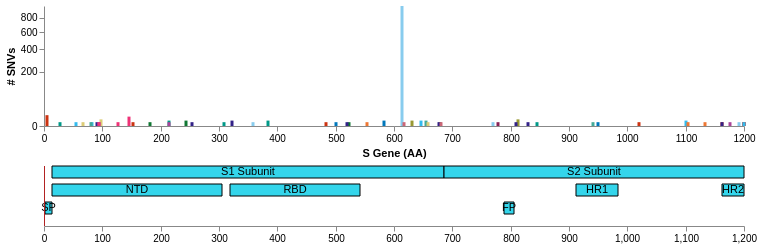

Describe this chart as a Vega-Lite specification.
### Vega specification from a JSON file in a GitHub repository (floating-point values rounded to 4 significant figures; data arrays with more than 128 entries replaced by an {"elided": "..."} marker saying what was removed)
{"$schema": "https://vega.github.io/schema/vega/v5.json", "description": "A basic bar chart example, with value labels shown upon mouse hover.", "width": 700, "height": 220, "padding": 5, "signals": [{"name": "entropyPlotHeight", "value": 120}, {"name": "domainPlotHeight", "value": 60}, {"name": "domainPlotYRange", "update": "[domainPlotHeight, 0]"}, {"name": "domainPlotY", "update": "height - domainPlotHeight"}, {"name": "entropyPlotYRange", "update": "[entropyPlotHeight, 0]"}, {"name": "totalSequences", "value": 1000}, {"name": "posField", "value": 1}, {"name": "rectWidth", "update": "invert('xDetail', 3)"}, {"name": "xRange", "value": [0, 1200]}, {"name": "xLabel", "value": "S Gene (AA)"}, {"name": "yLabel", "value": "# SNVs"}, {"name": "detailDomain"}, {"name": "hoverGroup", "value": null, "on": [{"events": "@entropybars:mouseover!", "update": "{group: datum.snv}"}, {"events": "@entropybars:mouseout!", "update": "null"}]}, {"name": "clearSnv", "value": true, "on": [{"events": "mouseup[!event.item]", "update": "true", "force": true}]}, {"name": "shiftSnv", "value": false, "on": [{"events": "@entropybars:click", "update": "event.shiftKey", "force": true}]}, {"name": "clickedSnv", "value": null, "on": [{"events": "@entropybars:click", "update": "{group: datum.snv}", "force": true}]}, {"name": "clearDomain", "value": true, "on": [{"events": "window:mousedown", "update": "true", "force": true}]}, {"name": "shiftDomain", "value": false, "on": [{"events": "@domain_rects:click", "update": "event.shiftKey", "force": true}]}, {"name": "clickedDomain", "value": null, "on": [{"events": "@domain_rects:click", "update": "{name: datum.name}", "force": true}]}], "data": [{"name": "mutations", "values": {"elided": "58x4 mixed values"}, "format": {"type": "json", "parse": {"0": "string", "1": "number", "2": "string", "3": "string"}}, "transform": [{"type": "project", "fields": ["0", "1", "2", "3"], "as": ["snv", "count", "color", "snvName"]}, {"type": "filter", "expr": "datum.snv !== 'Reference'"}, {"type": "formula", "expr": "parseInt(split(datum.snv, '|')[posField])", "as": "pos"}, {"type": "formula", "expr": "datum.count / totalSequences", "as": "percent"}]}, {"name": "mutationsFiltered", "source": "mutations", "transform": [{"type": "filter", "expr": "isValid(detailDomain) ? datum.pos >= detailDomain[0] && datum.pos <= detailDomain[1] : datum"}]}, {"name": "selected", "values": [{"group": "S|614|D|G"}], "on": [{"trigger": "clearSnv", "remove": true}, {"trigger": "!shiftSnv", "remove": true}, {"trigger": "!shiftSnv && clickedSnv", "insert": "clickedSnv"}, {"trigger": "shiftSnv && clickedSnv", "toggle": "clickedSnv"}], "transform": [{"type": "formula", "expr": "parseInt(split(datum.group, '|')[1])", "as": "pos"}, {"type": "lookup", "from": "mutations", "key": "snv", "values": ["color"], "fields": ["group"], "as": ["color"]}]}, {"name": "selectedDomains", "values": [], "on": [{"trigger": "clearDomain", "remove": true}, {"trigger": "!shiftDomain", "remove": true}, {"trigger": "!shiftDomain && clickedDomain", "insert": "clickedDomain"}, {"trigger": "shiftDomain && clickedDomain", "toggle": "clickedDomain"}]}, {"name": "domains", "values": [{"abbr": "S1 Subunit", "name": "S1 Subunit", "start": 14, "end": 685, "row": 0}, {"abbr": "RBD", "name": "Receptor Binding Domain", "start": 319, "end": 541, "row": 1}, {"abbr": "S2 Subunit", "name": "S2 Subunit", "start": 686, "end": 1273, "row": 0}, {"abbr": "SP", "name": "Signal Peptide", "start": 1, "end": 13, "row": 2}, {"abbr": "NTD", "name": "N-Terminal Domain", "start": 14, "end": 305, "row": 1}, {"abbr": "FP", "name": "Fusion Peptide", "start": 788, "end": 806, "row": 2}, {"abbr": "HR1", "name": "Heptapeptide Repeat Sequence 1", "start": 912, "end": 984, "row": 1}, {"abbr": "HR2", "name": "Heptapeptide Repeat Sequence 2", "start": 1163, "end": 1213, "row": 1}, {"abbr": "TM", "name": "Transmembrane Domain", "start": 1213, "end": 1237, "row": 1}, {"abbr": "CT", "name": "Cytoplasm Domain", "start": 1237, "end": 1273, "row": 1}], "transform": [{"type": "formula", "expr": "(datum.row > 0 ? -datum.row - (0.5 * datum.row) : datum.row) + 5", "as": "rowTop"}, {"type": "formula", "expr": "(datum.rowTop - 1)", "as": "rowBottom"}, {"type": "filter", "expr": "datum.start < xRange[1]"}]}], "scales": [{"name": "xOverview", "type": "linear", "domain": {"signal": "xRange"}, "range": "width", "padding": 0.05, "round": true, "zero": false, "clamp": true}, {"name": "xDetail", "type": "linear", "domain": {"signal": "xRange"}, "domainRaw": {"signal": "detailDomain"}, "range": "width", "padding": 0.05, "round": true, "zero": false, "clamp": true}], "axes": [], "marks": [{"name": "entropybarplot", "type": "group", "encode": {"update": {"x": {"value": 0}, "y": {"value": 0}, "width": {"signal": "width"}, "height": {"signal": "entropyPlotHeight"}}}, "scales": [{"name": "entropyYScale", "type": "pow", "exponent": 0.5, "domain": {"data": "mutationsFiltered", "field": "count"}, "range": {"signal": "entropyPlotYRange"}}], "axes": [{"orient": "bottom", "scale": "xDetail", "format": "d", "title": {"signal": "xLabel"}}, {"orient": "left", "scale": "entropyYScale", "labelOverlap": "greedy", "tickCount": 5, "title": {"signal": "yLabel"}}], "marks": [{"name": "entropymark", "type": "rule", "from": {"data": "selected"}, "encode": {"enter": {"zindex": {"value": 1}}, "update": {"x": {"scale": "xDetail", "field": "pos"}, "x2": {"scale": "xDetail", "field": "pos"}, "y": {"value": 0}, "y2": {"signal": "entropyPlotHeight"}, "stroke": {"field": "color"}}}}, {"name": "entropybars", "type": "rect", "from": {"data": "mutationsFiltered"}, "encode": {"enter": {"stroke": {"value": "#000"}}, "update": {"xc": {"scale": "xDetail", "field": "pos"}, "width": {"scale": "xDetail", "signal": "rectWidth"}, "y": {"scale": "entropyYScale", "field": "count"}, "y2": {"scale": "entropyYScale", "value": 0}, "tooltip": {"signal": "{title: datum.snvName, 'Count': datum.count, '%': format(datum.percent, '.1%')}"}, "fill": {"field": "color"}, "strokeWidth": [{"test": "hoverGroup && hoverGroup.group == datum.snv", "value": 1}, {"value": 0}], "zindex": [{"test": "hoverGroup && hoverGroup.group == datum.snv", "value": 3}, {"value": 2}]}}}]}, {"name": "domainPlot", "type": "group", "encode": {"enter": {"fill": {"value": "transparent"}}, "update": {"x": {"value": 0}, "y": {"signal": "domainPlotY"}, "width": {"signal": "width"}, "height": {"signal": "domainPlotHeight"}}}, "signals": [{"name": "brush", "value": 0, "on": [{"events": "@domainPlot:mousedown", "update": "[x(), x()]"}, {"events": "[@domainPlot:mousedown, window:mouseup] > window:mousemove!", "update": "[brush[0], clamp(x(), 0, width)]"}, {"events": {"signal": "delta"}, "update": "clampRange([anchor[0] + delta, anchor[1] + delta], 0, width)"}, {"events": "@domain_rects:mousedown", "update": "[scale('xOverview', datum.start), scale('xOverview', datum.end)]"}]}, {"name": "anchor", "value": null, "on": [{"events": "@brush:mousedown", "update": "slice(brush)"}]}, {"name": "xdown", "value": 0, "on": [{"events": "@brush:mousedown", "update": "x()"}]}, {"name": "delta", "value": 0, "on": [{"events": "[@brush:mousedown, window:mouseup] > window:mousemove!", "update": "x() - xdown"}]}, {"name": "detailDomain", "push": "outer", "on": [{"events": {"signal": "brush"}, "update": "span(brush) ? invert('xOverview', brush) : null"}]}], "scales": [{"name": "domainYScale", "type": "linear", "domain": [0, 5], "range": {"signal": "domainPlotYRange"}}], "axes": [{"orient": "bottom", "scale": "xOverview"}], "marks": [{"name": "domain_rects", "type": "rect", "from": {"data": "domains"}, "encode": {"enter": {"x": {"scale": "xOverview", "field": "start"}, "x2": {"scale": "xOverview", "field": "end"}, "y": {"scale": "domainYScale", "field": "rowTop"}, "y2": {"scale": "domainYScale", "field": "rowBottom"}, "stroke": {"value": "black"}, "tooltip": {"signal": "{ title: datum.name, 'start': datum.start, 'end': datum.end }"}}, "update": {"fill": [{"test": "indata('selectedDomains', 'name', datum.name)", "value": "#00ff00"}, {"value": "#34d5eb"}]}, "hover": {"fill": {"value": "#ff0000"}}}}, {"name": "domain_labels", "type": "text", "from": {"data": "domain_rects"}, "interactive": false, "encode": {"enter": {"x": {"field": "x"}, "dx": {"field": "width", "mult": 0.5}, "y": {"field": "y"}, "dy": {"field": "height", "mult": 0.5}, "text": {"field": "datum.abbr"}, "align": {"value": "center"}, "baseline": {"value": "middle"}, "fill": {"value": "black"}, "tooltip": {"signal": "datum.tooltip"}}}}, {"type": "rect", "name": "brush", "interactive": false, "encode": {"enter": {"y": {"value": 0}, "height": {"signal": "domainPlotHeight"}, "fill": {"value": "#333"}, "fillOpacity": {"value": 0.2}}, "update": {"x": {"signal": "brush[0]"}, "x2": {"signal": "brush[1]"}}}}, {"type": "rect", "interactive": false, "encode": {"enter": {"y": {"value": 0}, "height": {"signal": "domainPlotHeight"}, "width": {"value": 1}, "fill": {"value": "firebrick"}}, "update": {"x": {"signal": "brush[0]"}}}}, {"type": "rect", "interactive": false, "encode": {"enter": {"y": {"value": 0}, "height": {"signal": "domainPlotHeight"}, "width": {"value": 1}, "fill": {"value": "firebrick"}}, "update": {"x": {"signal": "brush[1]"}}}}]}]}
